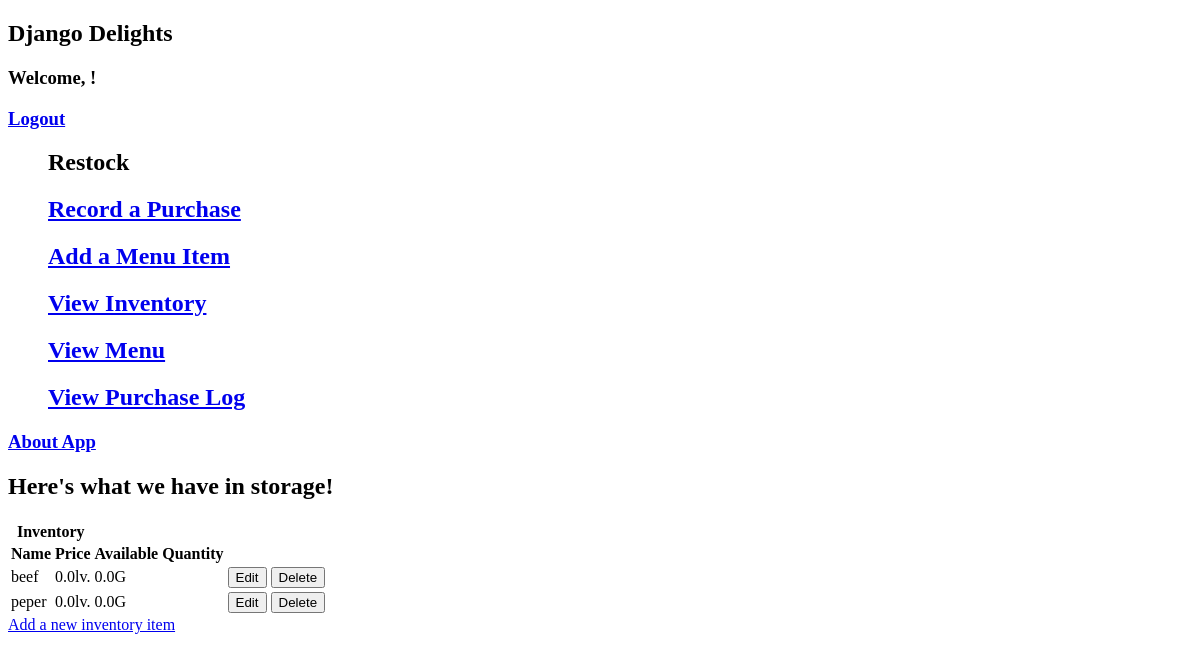
/accounts/inventory/ (signed in), run on an earlier commit of the app's database.
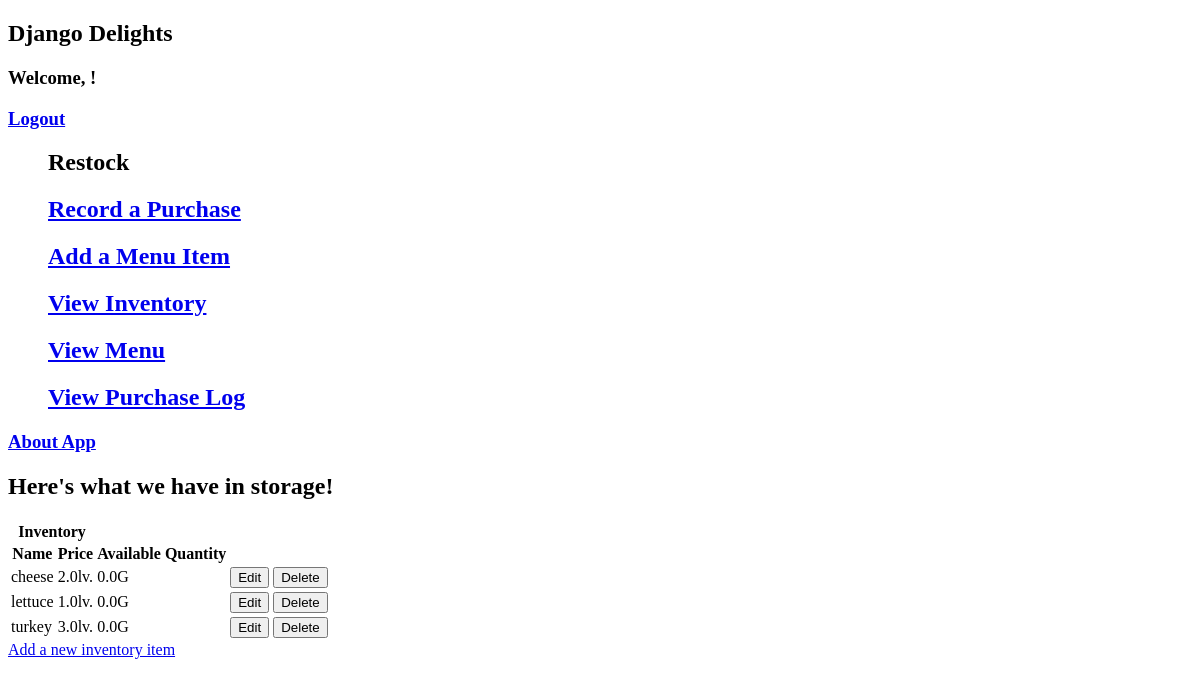
And on a later commit of the database.
### restaurant/models.py (models this page shows)
class Ingredient(models.Model):
    name = models.CharField(max_length=50, null=False)
    price = models.FloatField()
    quantity_available = models.FloatField()
    class Metrics(models.TextChoices):
        KILOGRAMS = "KG", _('kg')
        LITERS = "L", _('l')
        UNITS = "UNITS", _('units')
    metric = models.CharField(max_length=6, choices=Metrics.choices, default=Metrics.KILOGRAMS)
    class Meta:
        constraints = [
            models.UniqueConstraint(fields=["name"], name='ingredient_name_unique')
        ]
        ordering = ["name"]

### restaurant/views.py (the view)
# urls.py: path('accounts/inventory/', views.InventoryList.as_view(), name = "inventory"),
class InventoryList(LoginRequiredMixin, ListView):
    model = Ingredient

### restaurant/templates/restaurant/ingredient_list.html (shortened to what this page needs)
{% extends "restaurant/base.html" %}
{% load static %}
{% block content %}
  <h1>Here's what we have in storage!</h1>
  <table>
    <thead>
      <tr>
        <th colspan="2">Inventory</th>
      </tr>
      <tr>
        <th colspan="1">Name</th>
        <th colspan="1">Price</th>
        <th colspan="1">Available Quantity</th>
      </tr>
    </thead>
    <tbody>
        {% for inventory_item in object_list %}
        <tr>
          <td>{{inventory_item.name}}</td>
          <td>{{inventory_item.price}}lv.</td>
          <td>{{inventory_item.quantity_available}}{{inventory_item.get_metric_display}}</td>
          <td><a href="{% url 'ingredient_update' inventory_item.id %}"><button>Edit</button></a></td>
          <td><a href="{% url 'ingredient_delete' inventory_item.id %}"><button>Delete</button></a></td>
        </tr>
        {% endfor %}
    </tbody>
  </table>
  <a href="{% url 'ingredient_create' %}">Add a new inventory item</a>
{% endblock %}

What changed in the data, as far as the page shows it:
removed Ingredient: name "beef", price "0.0", quantity_available "0.0", metric "G"
removed Ingredient: name "peper", price "0.0", quantity_available "0.0", metric "G"
added Ingredient: name "cheese", price "2.0", quantity_available "0.0", metric "G"
added Ingredient: name "lettuce", price "1.0", quantity_available "0.0", metric "G"
added Ingredient: name "turkey", price "3.0", quantity_available "0.0", metric "G"
